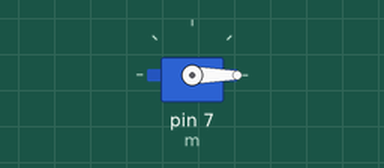
Recording of a sketch running on a simulated Arduino Uno, built with avr-gcc and run on an emulated ATmega328P. Shown: servo.

Above: at 0.05 s.
Timing chart, 0 to 4.6 s (numbered marks = the images above):
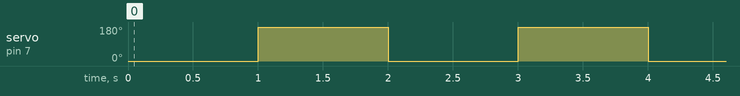

The sketch:

calibration.ino
```cpp
#include <Servo.h>


Servo m;

void setup() {
    m.attach(7);


}

void loop() {

  m.writeMicroseconds(100000);
  delay(1000);
    m.writeMicroseconds(200000);
  delay(1000);
}
```

Measured:
- by itself, servo on pin 7 (m): alternates 180° for 1.0 s and 0° for 1.0 s
